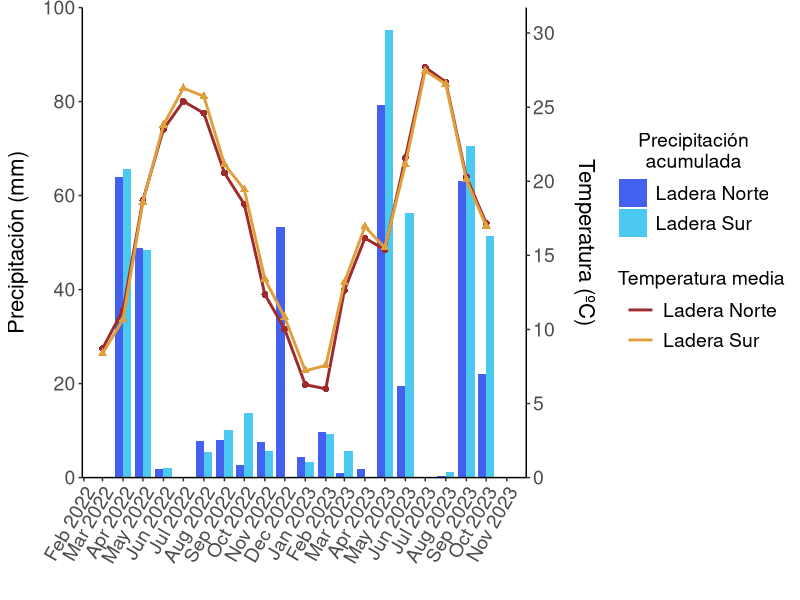

This figure's R source:
setwd('C:/Users/Sobis/OneDrive - UNIVERSIDAD DE GRANADA/Tesis y TFG/Datos')
datos<-read.csv('ifapa.csv', header=T, sep=";", dec=".")
datos$Date<-as.Date(datos$Date, format="%d/%m/%Y")

#Representamos a través de un gráfico de barras la precipitación acumulada mensual para cada ubicación
#junto con un gráfico de líneas para la temperatura ambiental de cada lugar

# Instalar y cargar si no estan instalados
#install.packages("ggplot2")
#install.packages("dplyr")
#install.packages("tidyr")

library(ggplot2)
library(dplyr)
library(tidyr)
library(lubridate)


# Factor de escala para alinear los ejes
factor_escala <- 1.8 * max(datos$Pp_ifapa, na.rm = TRUE) / max(datos$T_med_ifapa, na.rm = TRUE)

# Crear una columna de mes y año para agrupar
datos <- datos %>%
  mutate(Month = floor_date(Date, "month"))

# Agrupar y resumir por mes y ubicación
datos_mensuales <- datos %>%
  group_by(Month, Location) %>%
  summarise(
    Pp_ifapa_acum = sum(Pp_ifapa, na.rm = TRUE),  # Precipitación acumulada mensual
    T_ifapa_mean = mean(T_med_ifapa, na.rm = TRUE)  # Temperatura media mensual
  ) %>%
  filter(!is.na(Month))  # Asegurarnos de que no haya meses con valores NA

# Crear la gráfica
ggplot(datos_mensuales, aes(x = Month)) +
  
  # Barras para la precipitación acumulada mensual, adyacentes para cada ubicación
  geom_bar(aes(y = Pp_ifapa_acum, fill = Location), 
           stat = "identity", position = "dodge", width = 25) +  # Ancho de barras ajustado
  
  # Línea y puntos para la temperatura de "Ladera Norte" (nacimiento)
  geom_line(aes(y = T_ifapa_mean * factor_escala, color = "Ladera Norte", group = Location),
            size = 1, data = subset(datos_mensuales, Location == "nacimiento")) +  # Línea roja oscura
  geom_point(aes(y = T_ifapa_mean * factor_escala), shape = 16, size = 2, color = "#9e2a2b",
             data = subset(datos_mensuales, Location == "nacimiento")) +  # Puntos para Ladera Norte
  
  # Línea y triángulos para la temperatura de "Ladera Sur" (portugos)
  geom_line(aes(y = T_ifapa_mean * factor_escala, color = "Ladera Sur", group = Location),
            size = 1, data = subset(datos_mensuales, Location == "portugos")) +  # Línea verde
  geom_point(aes(y = T_ifapa_mean * factor_escala), shape = 17, size = 2, color = "#e09f3e",
             data = subset(datos_mensuales, Location == "portugos")) +  # Triángulos para Ladera Sur
  
  # Eje Y izquierdo para la precipitación acumulada mensual
  scale_y_continuous(
    name = "Precipitación (mm)", 
    limits = c(0, 100),  # Ajustar límite superior al máximo de la precipitación acumulada (con margen)
    breaks = pretty(c(0, 100), n = 6),  # Escala de precipitación ajustada
    expand = c(0, 0),
    sec.axis = sec_axis(~ ./factor_escala, 
                        name = expression("Temperatura (ºC)"), 
                        breaks = pretty(c(0, 30), n = 6)  # Escala para la temperatura
    )
  ) +
  
  # Colores para las barras de precipitación
  scale_fill_manual(
    values = c("nacimiento" = "#4361ee", "portugos" = "#4cc9f0"),
    labels = c("nacimiento" = "Ladera Norte", "portugos" = "Ladera Sur")  # Cambiar etiquetas en la leyenda
  ) +
  
  # Colores para las líneas de temperatura
  scale_color_manual(values = c("Ladera Norte" = "#9e2a2b", "Ladera Sur" = "#e09f3e")) +  # Rojo oscuro y verde
  
  # Ajustar la escala temporal de marzo 2022 a noviembre 2023
  scale_x_date(limits = c(as.Date("2022-03-01"), as.Date("2023-10-31")),
               date_breaks = "1 month", date_labels = "%b %Y") +
  
  # Etiquetas y leyenda
  labs(x = "", fill = "Precipitación acumulada", color = "Temperatura media") +
  
  # Ajustes de tema
  theme_classic() +
  theme(
    axis.text.x = element_text(angle = 60, hjust = 1, size = 14),
    axis.text.y = element_text(size = 14),
    axis.text.y.right = element_text(size = 14),
    legend.position = "right",
    legend.text = element_text(size = 14),
    legend.title=element_text(size=14, hjust=0.5),
    legend.key.size = unit(1.5, "lines"),
    legend.key = element_rect(fill = "white", color = "white"),
    axis.title.y.right = element_text(margin = margin(l = 10), size = 16),
    axis.title.y.left = element_text(margin = margin(r = 10), size = 16),
    axis.title.x = element_text(size = 16),
    axis.line = element_line(size = 0.5),
    axis.ticks = element_line(size = 0.5)
  ) +
  
  # Modificar la leyenda para agrupar precipitación y temperatura bajo títulos específicos
  guides(
    fill = guide_legend(title = "Precipitación\nacumulada"),  # Título para la precipitación
    color = guide_legend(title = "Temperatura media")  # Título para la temperatura
  )

#ggsave("serie_temporal_pp_acumu_temp.jpg", width = 14, height = 6, dpi = 600) #Para guardarlo como JPG  

